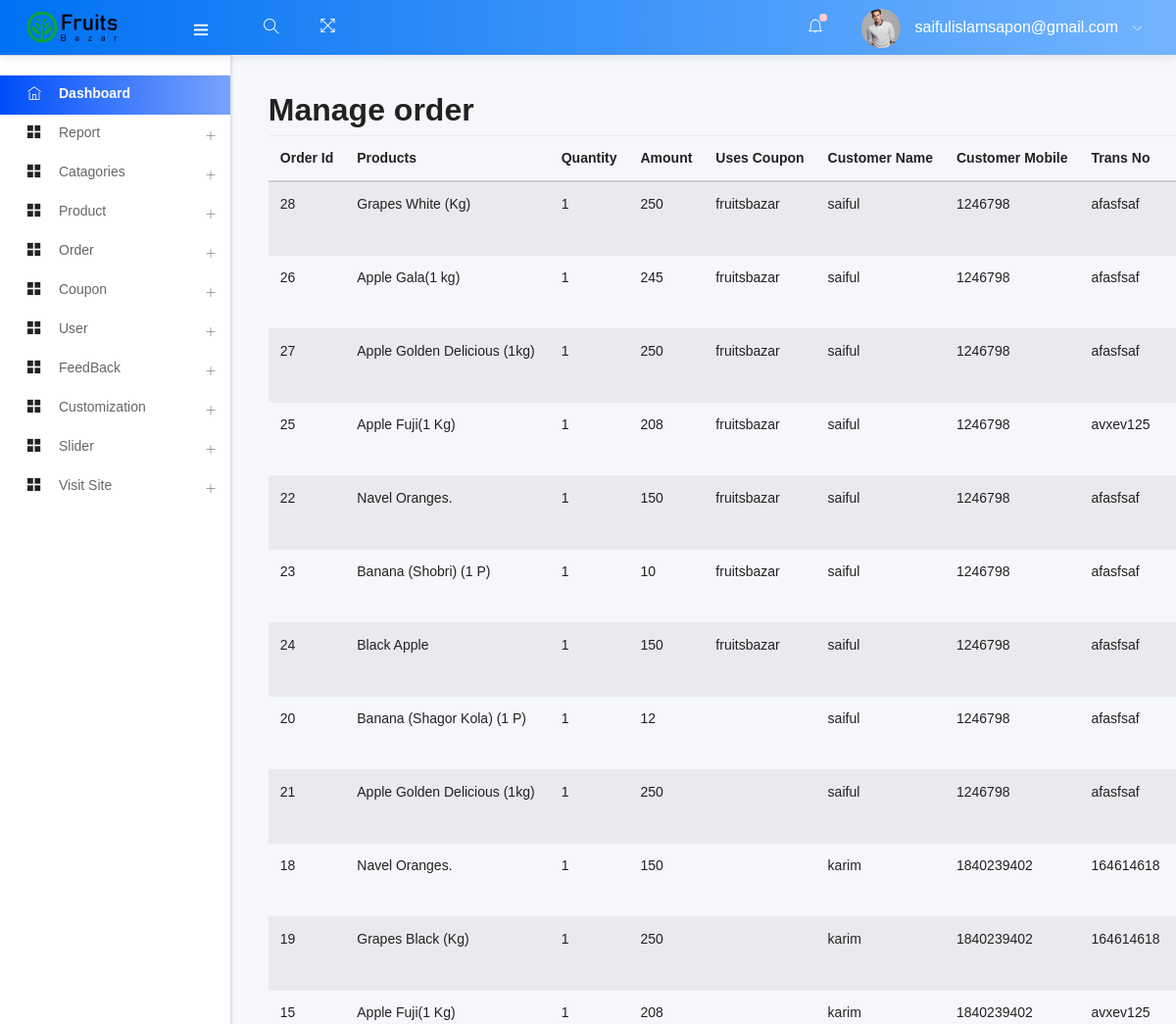
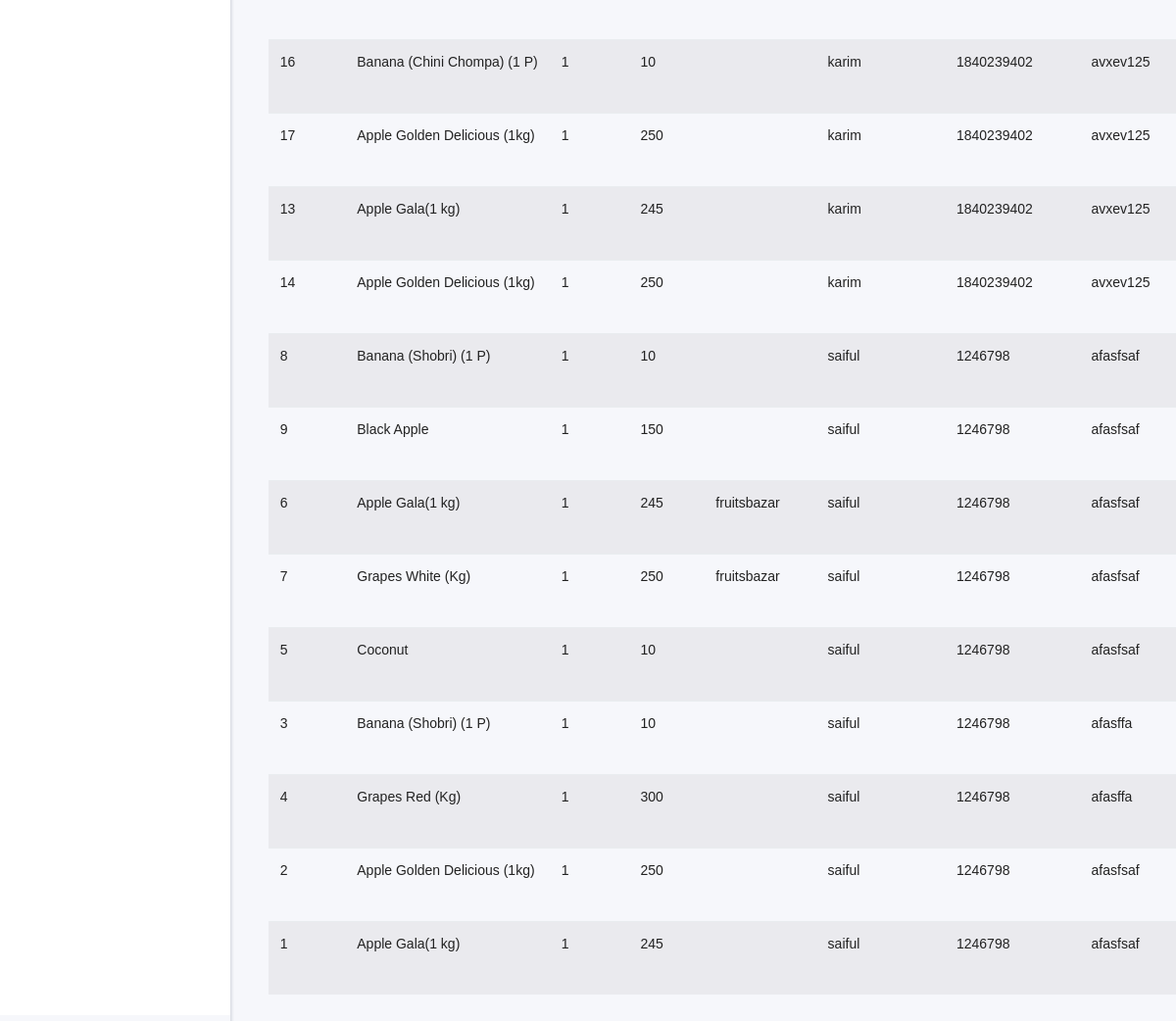
Page /admin/manage_order.php (signed in) on the committed database (2 pictures, top to bottom).
### tables this page shows
CREATE TABLE `add_logo` (
  `id` int(10) NOT NULL,
  `img` varchar(200) NOT NULL
);

CREATE TABLE `order_details` (
  `order_id` int(255) NOT NULL,
  `user_id` int(11) NOT NULL,
  `product_name` varchar(255) NOT NULL,
  `pdt_quantity` int(11) NOT NULL,
  `amount` int(11) NOT NULL,
  `uses_coupon` varchar(35) NOT NULL,
  `order_status` int(3) NOT NULL,
  `trans_id` varchar(25) NOT NULL,
  `Shipping_mobile` varchar(20) NOT NULL,
  `shiping` varchar(255) NOT NULL,
  `order_time` timestamp NULL DEFAULT current_timestamp(),
  `order_date` date DEFAULT current_timestamp()
);

### admin/manage_order.php (called while the page is built, shortened)
<?php
    include ("template.php");
?>

### admin/class/adminback.php (called while the page is built, shortened)
<?php
class  adminback
{
    private $connection;
    function __construct()
    {
        $dbhost = "localhost";
        $dbuser = "root";
        $dbpass = "";
        $dbname = "ecommerce";
        $this->connection = mysqli_connect($dbhost, $dbuser, $dbpass, $dbname);
    }
    function all_order_info()
    {
        $query = "SELECT * FROM `all_order_info` ORDER BY `order_time` DESC";
        if (mysqli_query($this->connection, $query)) {
            $all_order_info = mysqli_query($this->connection, $query);
            return $all_order_info;
        }
    }
    function display_logo()
    {
        $query = "SELECT * FROM add_logo";
        if (mysqli_query($this->connection, $query)) {
            $pdt_info = mysqli_query($this->connection, $query);
            return $pdt_info;
        }
    }
}

### admin/views/manage_order_view.php (the view, shortened to what this page needs)
<h2>Manage order</h2>
<?php
$all_order_info = $obj->all_order_info();
$order_infos = array();
while($all_order = mysqli_fetch_assoc($all_order_info)){
    $order_infos[] =$all_order;
}
?>
<div>
    <table class="table table-striped">
        <thead>
            <tr>
                <th class="product-name">Order Id</th>
                <th class="product-price">Products</th>
                <th class="product-quantity">Quantity</th>
                <th class="product-subtotal">Amount</th>
                <th class="product-subtotal">Uses Coupon</th>
                <th class="product-subtotal">Customer Name</th>
                <th class="product-subtotal">Customer Mobile</th>
                <th class="product-subtotal">Trans No</th>
                <th class="product-subtotal">Shiping</th>
            </tr>
        </thead>
        <tbody>
        <?php
                foreach($order_infos as $order_info){
        ?>
        <tr>
                <td class="product-name"><?php echo $order_info['order_id'] ?></td>
                <td class="product-price"><?php echo $order_info['product_name'] ?></td>
                <td class="product-quantity"><?php echo $order_info['pdt_quantity'] ?></td>
                <td class="product-subtotal"><?php echo $order_info['amount'] ?></td>
                <td class="product-subtotal"><?php echo $order_info['uses_coupon'] ?></td>
                <td class="product-subtotal"><?php echo $order_info['customer_name'] ?></td>
                <td class="product-subtotal"><?php echo $order_info['Shipping_mobile'] ?></td>
                <td class="product-subtotal"><?php echo $order_info['trans_id'] ?></td>
                <td class="product-subtotal"><?php echo $order_info['shiping_address'] ?></td>
            </tr>
                <?php }?>
        </tbody>
    </table>
</div>

### admin/includes/headernav.php (shortened to what this page needs)
<nav class="navbar header-navbar pcoded-header">
               <div class="navbar-wrapper">
                   <div class="navbar-logo">
                       <a class="mobile-menu" id="mobile-collapse" href="#!">
                           <i class="ti-menu"></i>
                       </a>
                       <a href="index.php">
                       <?php
                        $obj=new adminback();
                        $logo_info = $obj->display_logo();
                        $logo = mysqli_fetch_assoc($logo_info);
                       ?>
                           <img class="img-fluid" src="uploads/<?php echo $logo['img']; ?>" alt="Theme-Logo" />
                       </a>
                   </div>
                   <div class="navbar-container container-fluid">
                       <ul class="nav-left">
                           <li class="header-search">
                               <div class="main-search morphsearch-search">
                                   <div class="input-group">
                                       <input type="text" class="form-control">
                                       <span class="input-group-addon search-btn"><i class="ti-search"></i></span>
                                   </div>
                               </div>
                           </li>
                           <li>
                               <a href="#!" onclick="javascript:toggleFullScreen()">
                                   <i class="ti-fullscreen"></i>
                               </a>
                           </li>
                       </ul>
                       <ul class="nav-right">
                           <li class="header-notification">
                               <a href="#!">
                                   <i class="ti-bell"></i>
                                   <span class="badge bg-c-pink"></span>
                               </a>
                           </li>
                           <li class="user-profile header-notification">
                               <a href="#!">
                                   <img src="assets/images/avatar-4.jpg" class="img-radius" alt="User-Profile-Image">
                                   <span> <?php echo $admin_email ?> </span>
                                   <i class="ti-angle-down"></i>
                               </a>
                           </li>
                       </ul>
                   </div>
               </div>
           </nav>

### rows in the picture
add_logo: img (picture)
order_details: order_id "28", product_name "Grapes White (Kg)", pdt_quantity "1", amount "250", uses_coupon "fruitsbazar", customer_name "saiful", Shipping_mobile "1246798", trans "afasfsaf"
order_details: order_id "26", product_name "Apple Gala(1 kg)", pdt_quantity "1", amount "245", uses_coupon "fruitsbazar", customer_name "saiful", Shipping_mobile "1246798", trans "afasfsaf"
order_details: order_id "27", product_name "Apple Golden Delicious (1kg)", pdt_quantity "1", amount "250", uses_coupon "fruitsbazar", customer_name "saiful", Shipping_mobile "1246798", trans "afasfsaf"
order_details: order_id "25", product_name "Apple Fuji(1 Kg)", pdt_quantity "1", amount "208", uses_coupon "fruitsbazar", customer_name "saiful", Shipping_mobile "1246798", trans "avxev125"
order_details: order_id "22", product_name "Navel Oranges.", pdt_quantity "1", amount "150", uses_coupon "fruitsbazar", customer_name "saiful", Shipping_mobile "1246798", trans "afasfsaf"
order_details: order_id "23", product_name "Banana (Shobri) (1 P)", pdt_quantity "1", amount "10", uses_coupon "fruitsbazar", customer_name "saiful", Shipping_mobile "1246798", trans "afasfsaf"
order_details: order_id "24", product_name "Black Apple", pdt_quantity "1", amount "150", uses_coupon "fruitsbazar", customer_name "saiful", Shipping_mobile "1246798", trans "afasfsaf"
order_details: order_id "20", product_name "Banana (Shagor Kola) (1 P)", pdt_quantity "1", amount "12", customer_name "saiful", Shipping_mobile "1246798", trans "afasfsaf"
order_details: order_id "21", product_name "Apple Golden Delicious (1kg)", pdt_quantity "1", amount "250", customer_name "saiful", Shipping_mobile "1246798", trans "afasfsaf"
order_details: order_id "18", product_name "Navel Oranges.", pdt_quantity "1", amount "150", customer_name "karim", Shipping_mobile "1840239402", trans "164614618"
order_details: order_id "19", product_name "Grapes Black (Kg)", pdt_quantity "1", amount "250", customer_name "karim", Shipping_mobile "1840239402", trans "164614618"
order_details: order_id "15", product_name "Apple Fuji(1 Kg)", pdt_quantity "1", amount "208", customer_name "karim", Shipping_mobile "1840239402", trans "avxev125"
order_details: order_id "16", product_name "Banana (Chini Chompa) (1 P)", pdt_quantity "1", amount "10", customer_name "karim", Shipping_mobile "1840239402", trans "avxev125"
order_details: order_id "17", product_name "Apple Golden Delicious (1kg)", pdt_quantity "1", amount "250", customer_name "karim", Shipping_mobile "1840239402", trans "avxev125"
order_details: order_id "13", product_name "Apple Gala(1 kg)", pdt_quantity "1", amount "245", customer_name "karim", Shipping_mobile "1840239402", trans "avxev125"
order_details: order_id "14", product_name "Apple Golden Delicious (1kg)", pdt_quantity "1", amount "250", customer_name "karim", Shipping_mobile "1840239402", trans "avxev125"
order_details: order_id "8", product_name "Banana (Shobri) (1 P)", pdt_quantity "1", amount "10", customer_name "saiful", Shipping_mobile "1246798", trans "afasfsaf"
order_details: order_id "9", product_name "Black Apple", pdt_quantity "1", amount "150", customer_name "saiful", Shipping_mobile "1246798", trans "afasfsaf"
order_details: order_id "6", product_name "Apple Gala(1 kg)", pdt_quantity "1", amount "245", uses_coupon "fruitsbazar", customer_name "saiful", Shipping_mobile "1246798", trans "afasfsaf"
order_details: order_id "7", product_name "Grapes White (Kg)", pdt_quantity "1", amount "250", uses_coupon "fruitsbazar", customer_name "saiful", Shipping_mobile "1246798", trans "afasfsaf"
order_details: order_id "5", product_name "Coconut", pdt_quantity "1", amount "10", customer_name "saiful", Shipping_mobile "1246798", trans "afasfsaf"
order_details: order_id "3", product_name "Banana (Shobri) (1 P)", pdt_quantity "1", amount "10", customer_name "saiful", Shipping_mobile "1246798", trans "afasffa"
order_details: order_id "4", product_name "Grapes Red (Kg)", pdt_quantity "1", amount "300", customer_name "saiful", Shipping_mobile "1246798", trans "afasffa"
order_details: order_id "2", product_name "Apple Golden Delicious (1kg)", pdt_quantity "1", amount "250", customer_name "saiful", Shipping_mobile "1246798", trans "afasfsaf"
order_details: order_id "1", product_name "Apple Gala(1 kg)", pdt_quantity "1", amount "245", customer_name "saiful", Shipping_mobile "1246798", trans "afasfsaf"

### other values in the picture
$admin_email "saifulislamsapon@gmail.com"
